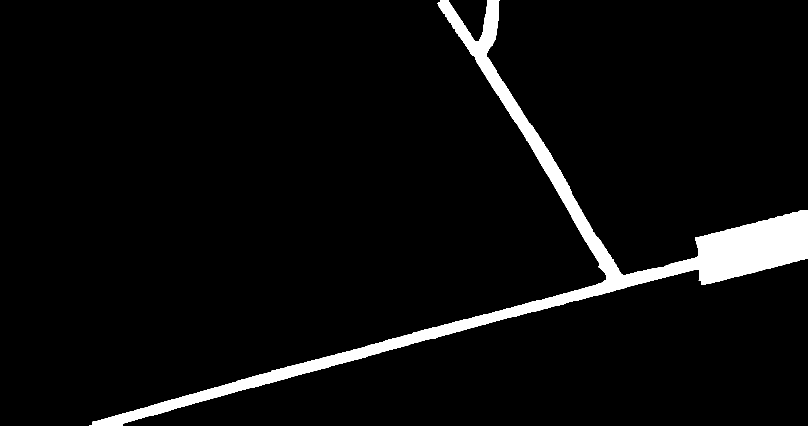
#> input picture perpendicular_Method/results/segm_route0.png, 1616 x 851 px (shown at 1/2 size); its folder holds only this picture in this run
$ python segmentation_average.py -path results/segm_route0.png   (older library calls are emulated)
#> lines starting #> are read from the running program, lines starting #| are printed output that depends on the picture; after the words box and inside, x2 and y2 are one past the last pixel; in counts of white or black regions, pixels touching at a corner belong together
### perpendicular_Method/draw_normals.py
import cv2
import numpy as np
import sys
import argparse
from skimage import morphology
from importlib.machinery import SourceFileLoader
import utils

# Parse the arguments
parser = argparse.ArgumentParser()
parser.add_argument('-path', type=str)
args = parser.parse_args()

central_axis_path = str(args.path)

# Load the central axis image
central_axis = cv2.imread(central_axis_path, cv2.IMREAD_GRAYSCALE)
#> central_axis: shape (851, 1616); 4.8% white; 1 white region, box (x1, y1, x2, y2) and area: (178, 0, 1616, 851) 66380
central_axis = utils.scale_image(central_axis)
central_axis = cv2.bitwise_not(central_axis) # Invert the image
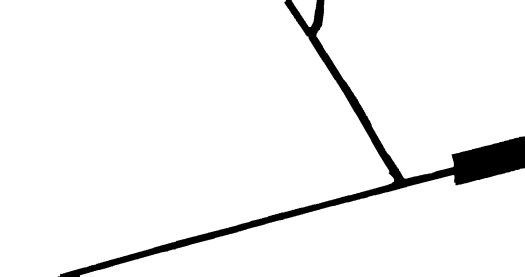
#> central_axis: shape (553, 1050) (shown at 1/2 size); min 0, max 255, mean 242.7

# Skeletonize the central axis image
skeleton, points = utils.skeletonize_image(central_axis)
#> in skeletonize_image, `binary_bool = img > 0`:
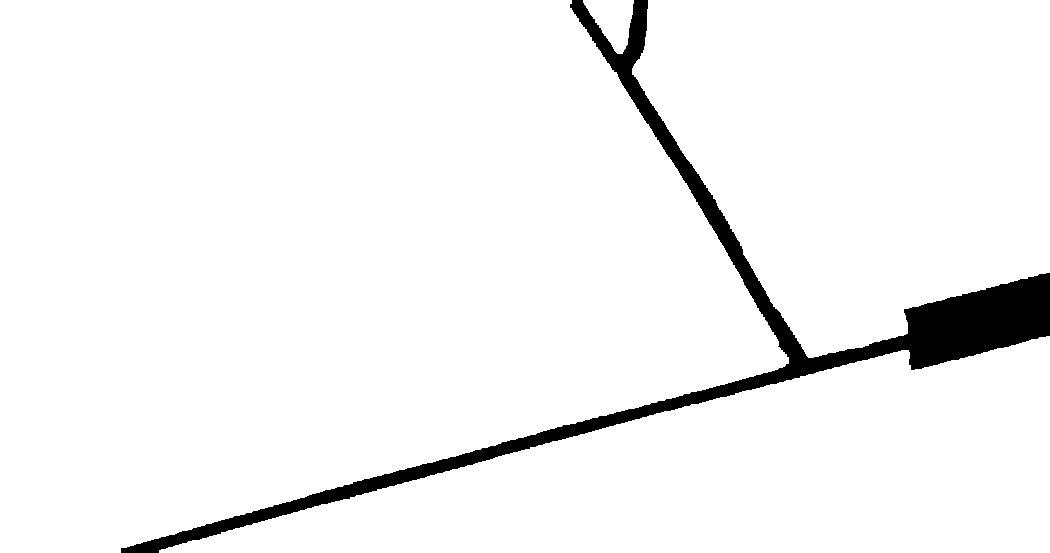
#> binary_bool: shape (553, 1050) bool; 95.5% white; 1 black region, box (x1, y1, x2, y2) and area: (121, 0, 1050, 553) 26215
#> in skeletonize_image, `skeleton = morphology.skeletonize(binary_bool)`:
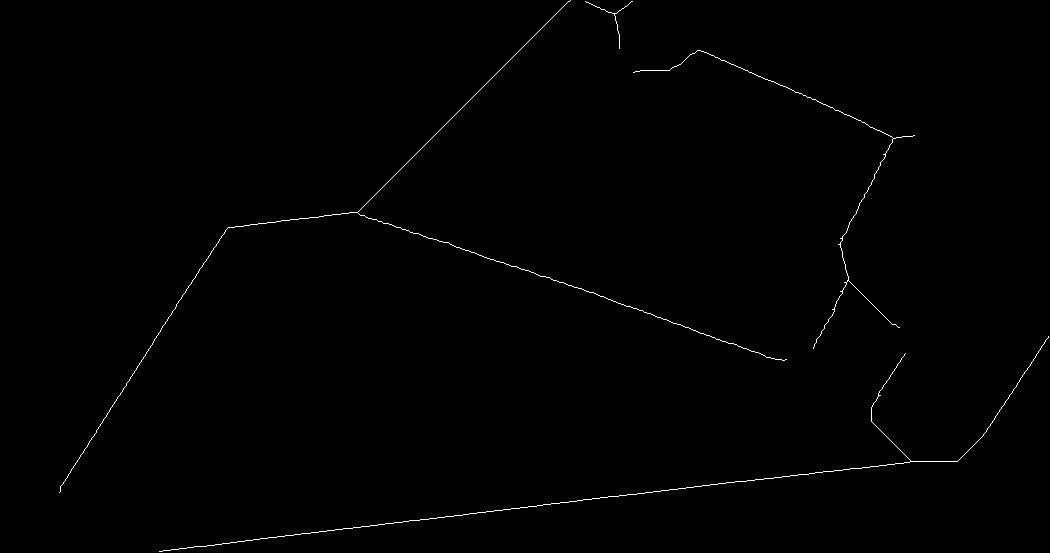
#> skeleton: shape (553, 1050) bool; 0.47% white in thin lines or dots
#> in skeletonize_image, `points = get_points_central_axis(skeleton)`: points = 2710 pairs, first value 0 to 551, second value 59 to 1048
skeleton_dilate = cv2.morphologyEx(skeleton, cv2.MORPH_DILATE, np.ones((5, 5)))
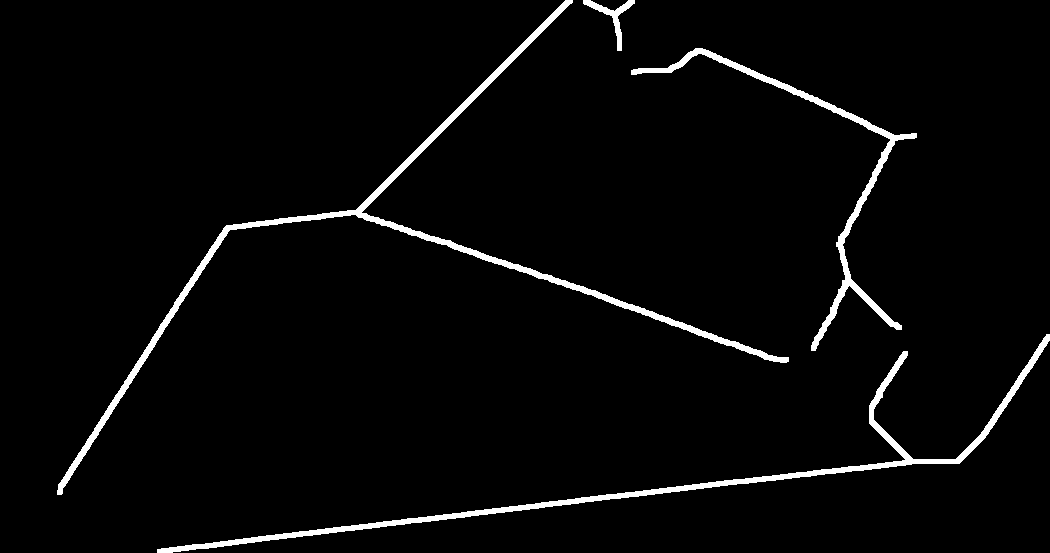
#> skeleton_dilate: shape (553, 1050); 3.1% white; 4 white regions, box (x1, y1, x2, y2) and area: (57, 0, 789, 495) 7368, (157, 334, 1050, 553) 6187, (631, 48, 917, 351) 3800, (583, 0, 635, 51) 538
skeleton_copy = cv2.cvtColor(skeleton, cv2.COLOR_GRAY2BGR)
#> skeleton_copy: shape (553, 1050, 3); 0.47% white in thin lines or dots

# Sobel filter to compute the gradient
sobel_x = cv2.Sobel(skeleton_dilate, cv2.CV_64F, 1, 0, ksize=7)
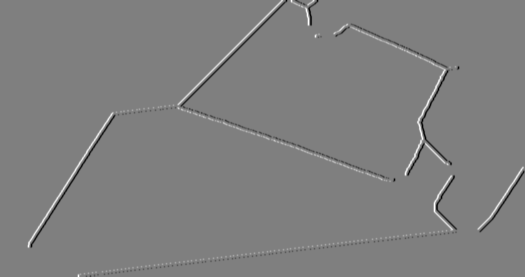
#> sobel_x: shape (553, 1050) float64 (shown at 1/2 size); min -163200, max 163200, mean 7.4; drawn with min black and max white
sobel_y = cv2.Sobel(skeleton_dilate, cv2.CV_64F, 0, 1, ksize=7)
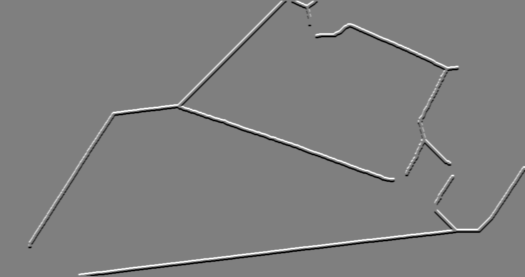
#> sobel_y: shape (553, 1050) float64 (shown at 1/2 size); min -163200, max 163200, mean -2.9; drawn with min black and max white

# Draw the normals
step = 5 # Draw normals every 5 points
line_length = 15

for k in range(0, len(points), step):
    # Extract k-th point of the central axis
    (i, j) = points[k]
    grad_x = sobel_x[i, j]
    grad_y = sobel_y[i, j]

    if grad_x != 0 or grad_y != 0:
        # Normalize the gradient
        magnitude = np.sqrt(grad_x**2 + grad_y**2)
        norm_x = grad_x / magnitude
        norm_y = grad_y / magnitude

        # Compute the line coordinates
        x1 = j
        y1 = i
        x2 = int(j + line_length * norm_x)
        y2 = int(i + line_length * norm_y)

        # Compute the line coordinates in the opposite direction
        x3 = int(j - line_length * norm_x)
        y3 = int(i - line_length * norm_y)

        # Draw the normal lines
        cv2.circle(skeleton_copy, (x1, y1), 3, (255, 0, 0), -1)
        cv2.line(skeleton_copy, (x1, y1), (x2, y2), (0, 255, 0), 2)
        cv2.line(skeleton_copy, (x1, y1), (x3, y3), (0, 255, 0), 2)
#> this loop made 542 passes
#> (k, i, j, grad_x, grad_y, magnitude, norm_x, norm_y) on passes 2, 3, 5, 6, 8, 9, 10, 12: (5, 1, 632, -18615, -5355, 19369.9, -0.961, -0.276), (10, 2, 630, -1275, -1785, 2193.6, -0.581, -0.814), (20, 5, 593, 2805, -4845, 5598.4, 0.501, -0.865), (25, 6, 596, -2805, 4845, 5598.4, -0.501, 0.865), (35, 8, 622, 2805, 4845, 5598.4, 0.501, 0.865), (40, 9, 603, 0, 5100, 5100, 0, 1), (45, 10, 619, 2805, 4845, 5598.4, 0.501, 0.865), (55, 12, 611, -1530, 13770, 13854.7, -0.11, 0.994)
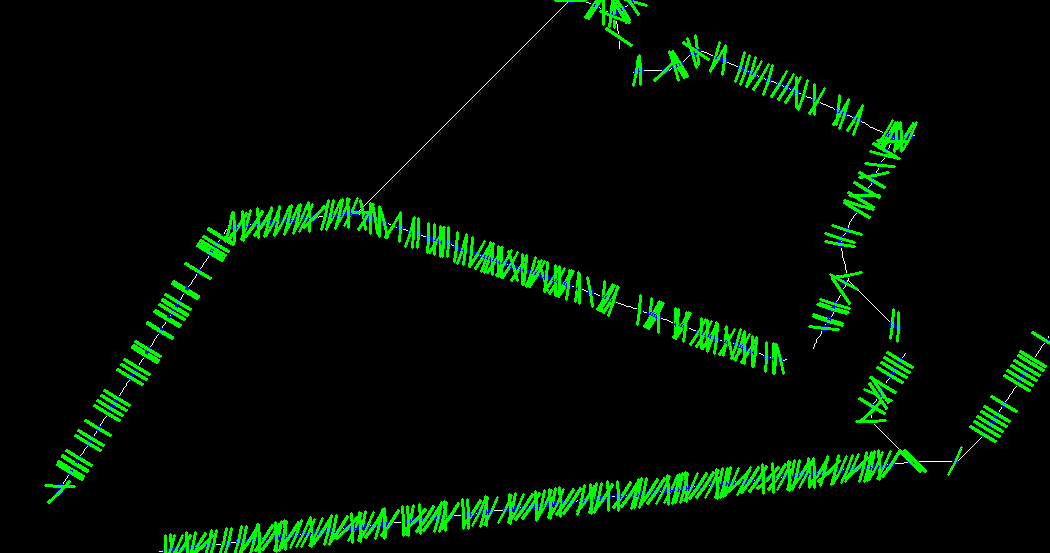
#> skeleton_copy: shape (553, 1050, 3); mean B, G, R 2, 14.1, 0.4


utils.display_image("Normals", skeleton_copy)

### perpendicular_Method/utils.py
import cv2
import numpy as np
from skimage import morphology
import math
def display_image(window_name, img):
    """
    Display an image in a window with the given name.
    """
    cv2.imshow(window_name, img)
    cv2.waitKey(0)  # Wait until a key is pressed
    cv2.destroyAllWindows()

# [47 lines left out: functions resize_image, resize_image_v2, display_images_in_one_window, not called in this run]

def scale_image(img, scale_percent = 65):
    """
    Scale the image by the given scale percentage.
    """
    width = int(img.shape[1] * scale_percent / 100)
    height = int(img.shape[0] * scale_percent / 100)
    dim = (width, height)

    # Resize the image
    img = cv2.resize(img, dim, interpolation=cv2.INTER_AREA)

    return img


def skeletonize_image(img):
    """
    Skeletonize the given image.
    """
    # Convert the image to a binary boolean array to skeletonize it
    binary_bool = img > 0

    # Skeletonize the image
    skeleton = morphology.skeletonize(binary_bool)
    skeleton = np.uint8(skeleton) * 255

    # Exract the points from the skeleton
    points = get_points_central_axis(skeleton)

    return skeleton, points


def get_points_central_axis(img):
    """
    Get the central axis points from the skeletonized central axis image.
    """
    points = []
    height, width = img.shape[:2]
    for i in range(height):
        for j in range(width):
            if img[i, j] > 0:
                points.append((i, j))

    return points


# [16 lines left out: function sort_points, not called in this run]

def distance(p1, p2):
    return math.sqrt((p1[0] - p2[0]) ** 2 + (p1[1] - p2[1]) ** 2)


# [10 lines left out: function overlay_mask, not called in this run]

### perpendicular_Method/segmentation_average.py
import cv2
import numpy as np
import sys
import utils
import argparse
import math
import glob
import os
#> (the run stopped early here; a loop or call above may not have finished)

$ run again, on perpendicular_Method/results/segm_route12.png
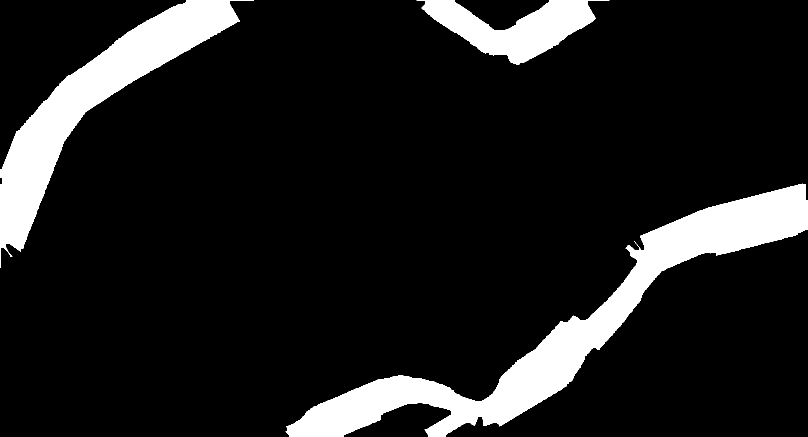
#> input picture perpendicular_Method/results/segm_route12.png, 1616 x 874 px (shown at 1/2 size)
#> binary_bool: shape (568, 1050) bool; 88.5% white; 4 black regions (1 under 20 px), largest, box (x1, y1, x2, y2) and area: (372, 240, 1050, 568) 36061, (0, 0, 311, 326) 23481, (548, 0, 773, 83) 8947
#> in skeletonize_image, `points = get_points_central_axis(skeleton)`: points = 4131 pairs, first value 0 to 566, second value 0 to 1048
#> skeleton_dilate: shape (568, 1050); 5.1% white; 6 white regions, box (x1, y1, x2, y2) and area: (0, 0, 1050, 568) 21503, (576, 296, 1050, 568) 4737, (0, 0, 244, 222) 2201, (444, 533, 587, 568) 1011, (589, 0, 714, 28) 791, (0, 228, 4, 240) 48
#> `sobel_y = cv2.Sobel(skeleton_dilate, cv2.CV_64F, 0, 1, ksize=7)`:
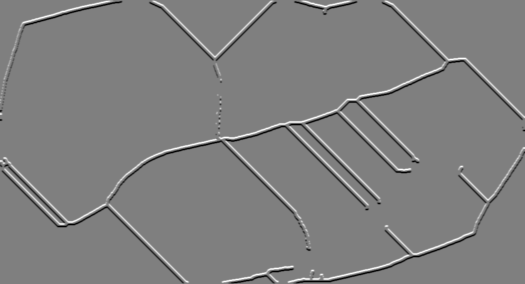
#> sobel_y: shape (568, 1050) float64 (shown at 1/2 size); min -163200, max 163200, mean -19.9; drawn with min black and max white
#> the loop `for k in range(0, len(points), step):` made 827 passes
#> (k, i, j, grad_x, grad_y, magnitude, norm_x, norm_y) on passes 2 to 9: (5, 1, 591, 17340, -14280, 22463.2, 0.772, -0.636), (10, 1, 710, -2550, -5610, 6162.4, -0.414, -0.91), (15, 2, 231, -1275, -14535, 14590.8, -0.0874, -0.996), (20, 2, 236, -1530, -17340, 17407.4, -0.0879, -0.996), (25, 2, 596, 1275, -14535, 14590.8, 0.0874, -0.996), (30, 2, 707, -2550, -5610, 6162.4, -0.414, -0.91), (35, 3, 224, -1275, 3825, 4031.9, -0.316, 0.949), (40, 3, 303, -2805, 4845, 5598.4, -0.501, 0.865)
#> after the loop `for k in range(0, len(points), step):`:
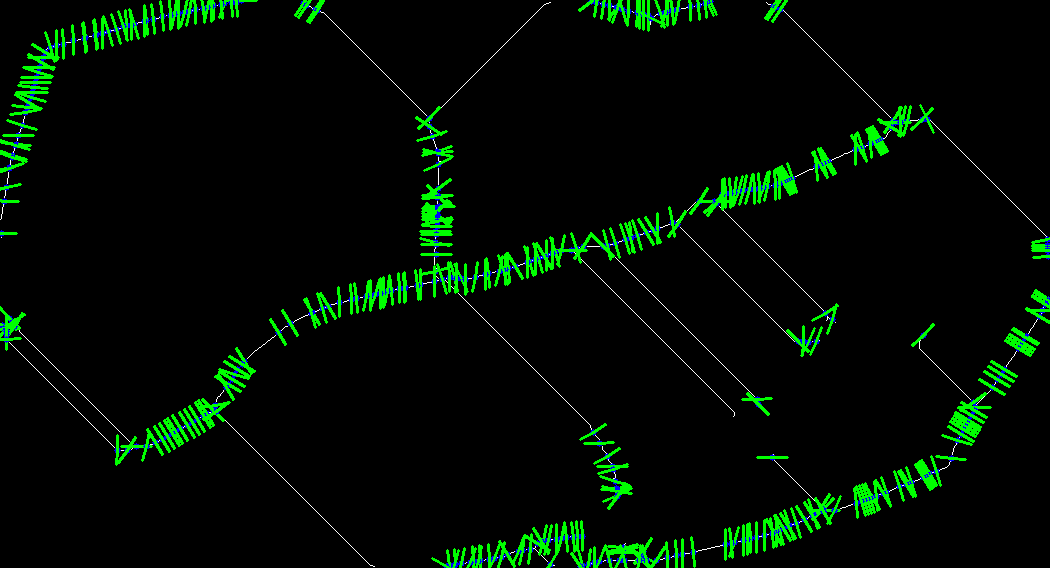
#> skeleton_copy: shape (568, 1050, 3); mean B, G, R 2.5, 13.8, 1

$ run again, on perpendicular_Method/results/segm_route13.png
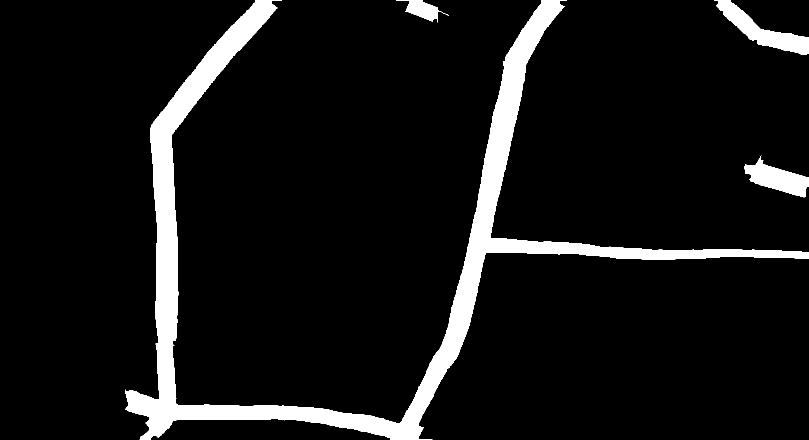
#> input picture perpendicular_Method/results/segm_route13.png, 1617 x 880 px (shown at 1/2 size)
#> binary_bool: shape (572, 1051) bool; 92.1% white; 4 black regions, box (x1, y1, x2, y2) and area: (164, 0, 1051, 572) 42388, (932, 0, 1051, 71) 2525, (968, 205, 1051, 256) 1987, (528, 0, 570, 27) 690
#> in skeletonize_image, `points = get_points_central_axis(skeleton)`: points = 4249 pairs, first value 1 to 570, second value 81 to 1049
#> skeleton_dilate: shape (572, 1051); 5% white; 6 white regions, box (x1, y1, x2, y2) and area: (224, 0, 705, 544) 9849, (636, 0, 1051, 325) 8421, (79, 0, 333, 557) 5786, (543, 353, 968, 572) 3708, (195, 556, 508, 572) 1650, (947, 0, 1050, 47) 682
#> `sobel_y = cv2.Sobel(skeleton_dilate, cv2.CV_64F, 0, 1, ksize=7)`:
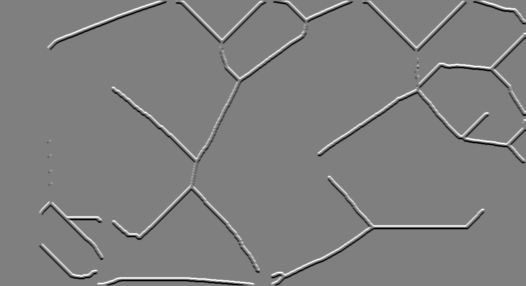
#> sobel_y: shape (572, 1051) float64 (shown at 1/2 size); min -163200, max 163200, mean -40.8; drawn with min black and max white
#> the loop `for k in range(0, len(points), step):` made 850 passes
#> (k, i, j, grad_x, grad_y, magnitude, norm_x, norm_y) on passes 2 to 9: (5, 1, 551, 255, -16065, 16067, 0.0159, -1), (10, 1, 701, -1275, -1785, 2193.6, -0.581, -0.814), (15, 1, 952, 2550, -10710, 11009.4, 0.232, -0.973), (20, 2, 356, 1530, 1020, 1838.8, 0.832, 0.555), (25, 2, 557, 255, -16065, 16067, 0.0159, -1), (30, 2, 699, 255, -765, 806.4, 0.316, -0.949), (35, 2, 955, 4080, -11730, 12419.3, 0.329, -0.944), (40, 3, 325, -2805, -9945, 10333, -0.271, -0.962)
#> after the loop `for k in range(0, len(points), step):`:
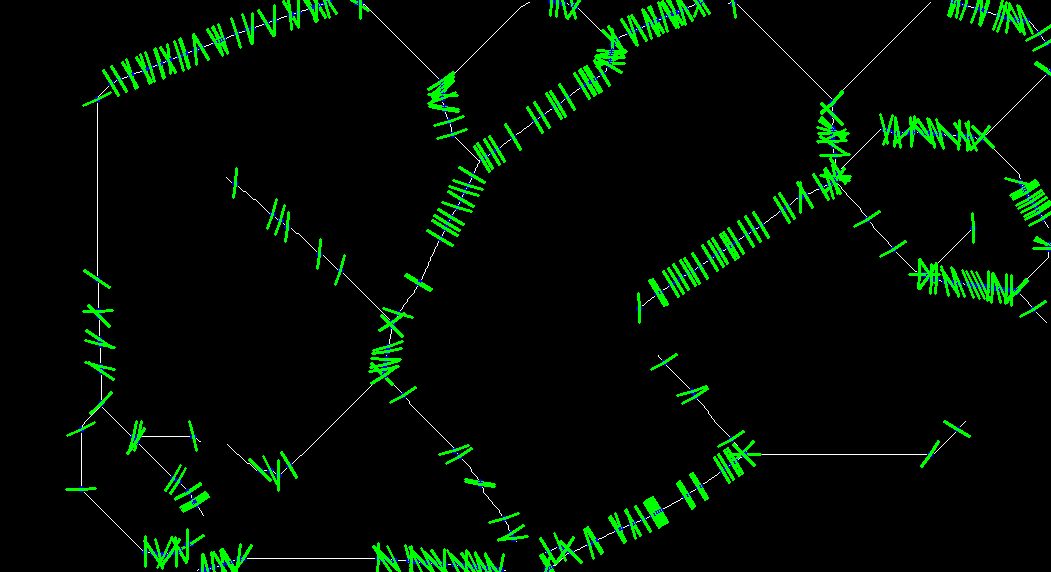
#> skeleton_copy: shape (572, 1051, 3); mean B, G, R 2.5, 12.9, 1.1
